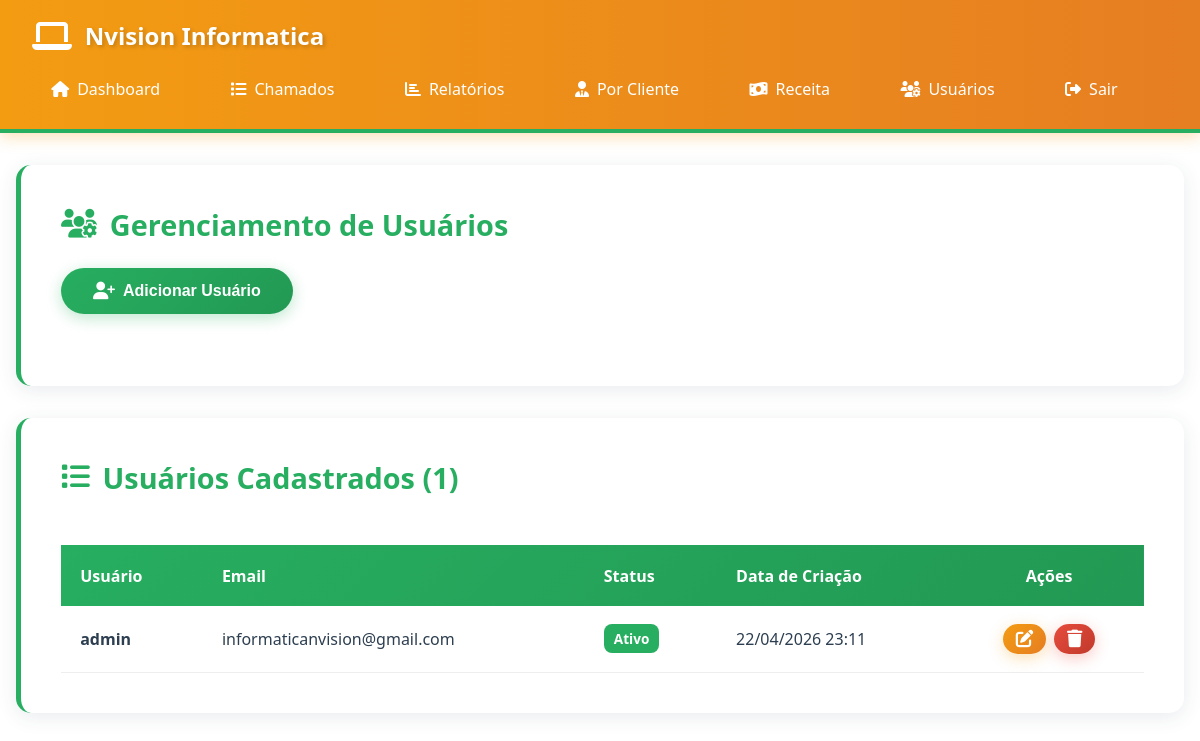
Screenshot of /admin/usuarios (signed in) with the database file from the repository.
### database.py (models this page shows, shortened)
class Usuario(db.Model):
    __tablename__ = 'usuarios'
    id = db.Column(db.Integer, primary_key=True)
    usuario = db.Column(db.String(100), nullable=False, unique=True)
    email = db.Column(db.String(150), nullable=False, unique=True)
    senha_hash = db.Column(db.String(255), nullable=False)
    ativo = db.Column(db.Boolean, default=True)
    data_criacao = db.Column(db.DateTime, nullable=False, default=datetime.now)

### app.py (the view)
@app.route('/admin/usuarios')
@login_obrigatorio
def listar_usuarios():
    usuarios = Usuario.query.all()
    return render_template('admin_usuarios.html', usuarios=usuarios)

### app.py (called while the page is built)
def login_obrigatorio(f):
    @wraps(f)
    def decorated_function(*args, **kwargs):
        if 'usuario_id' not in session:
            return redirect(url_for('login'))
        return f(*args, **kwargs)
    return decorated_function

### templates/admin_usuarios.html (shortened to what this page needs)
{% extends "base.html" %}
{% block content %}
<div class="card">
    <h2><i class="fas fa-users-cog"></i> Gerenciamento de Usuários</h2>
    <div style="margin-bottom: 2rem;">
        <button class="btn" onclick="abrirAdicionarUsuario()"><i class="fas fa-user-plus"></i> Adicionar Usuário</button>
    </div>
</div>
<div class="card">
    <h2><i class="fas fa-list"></i> Usuários Cadastrados ({{ usuarios|length }})</h2>
    {% if usuarios %}
        <div style="overflow-x: auto;">
            <table>
                <thead>
                    <tr>
                        <th>Usuário</th>
                        <th>Email</th>
                        <th>Status</th>
                        <th>Data de Criação</th>
                        <th style="text-align: center;">Ações</th>
                    </tr>
                </thead>
                <tbody>
                    {% for usuario in usuarios %}
                    <tr>
                        <td><strong>{{ usuario.usuario }}</strong></td>
                        <td>{{ usuario.email }}</td>
                        <td>
                            {% if usuario.ativo %}
                                <span class="badge" style="background: #27ae60; color: white; padding: 5px 10px; border-radius: 8px;">Ativo</span>
                            {% else %}
                                <span class="badge" style="background: #95a5a6; color: white; padding: 5px 10px; border-radius: 8px;">Inativo</span>
                            {% endif %}
                        </td>
                        <td>{{ usuario.data_criacao.strftime('%d/%m/%Y %H:%M') }}</td>
                        <td style="text-align: center;">
                            <button class="btn btn-warning" onclick="abrirEditar({{ usuario.id }})" style="padding: 0.4rem 0.8rem; font-size: 0.8rem; margin: 2px;"><i class="fas fa-edit"></i></button>
                            <button class="btn btn-danger" onclick="deletarUsuario({{ usuario.id }})" style="padding: 0.4rem 0.8rem; font-size: 0.8rem; margin: 2px;"><i class="fas fa-trash"></i></button>
                        </td>
                    </tr>
                    {% endfor %}
                </tbody>
            </table>
        </div>
    {% else %}
        <p style="text-align: center; padding: 2rem; color: #999;">Nenhum usuário cadastrado.</p>
    {% endif %}
</div>
{% endblock %}

### templates/base.html (style rules this page uses)
* { margin: 0; padding: 0; box-sizing: border-box; }
:root { --success: #27ae60; --danger: #e74c3c; --warning: #f39c12; --primary: #27ae60; --primary-dark: #229954; --secondary: #e74c3c; --accent: #f39c12; --dark: #2c3e50; --light: #ecf0f1; --text: #2c3e50; }
body { font-family: 'Segoe UI', 'Helvetica Neue', sans-serif; background: #ffffff; min-height: 100vh; color: var(--text); overflow-x: hidden; }
.card { background: white; border-radius: 15px; padding: 2.5rem; box-shadow: 0 4px 20px rgba(44, 62, 80, 0.1); margin-bottom: 2rem; border-left: 5px solid #27ae60; transition: transform 0.3s, box-shadow 0.3s; }
.card h2 { color: #27ae60; font-size: 1.8rem; margin-bottom: 1.5rem; display: flex; align-items: center; gap: 0.8rem; }
.btn { display: inline-block; padding: 0.9rem 2rem; background: linear-gradient(135deg, #27ae60, #229954); color: white; text-decoration: none; border-radius: 25px; border: none; cursor: pointer; transition: all 0.3s; font-size: 1rem; font-weight: bold; box-shadow: 0 4px 15px rgba(39, 174, 96, 0.3); display: inline-flex; align-items: center; gap: 0.5rem; }
.btn i { font-size: 1.1rem; }
.btn-danger { background: linear-gradient(135deg, #e74c3c, #c0392b); box-shadow: 0 4px 15px rgba(231, 76, 60, 0.3); }
.btn-warning { background: linear-gradient(135deg, #f39c12, #e67e22); box-shadow: 0 4px 15px rgba(243, 156, 18, 0.3); }
table { width: 100%; border-collapse: collapse; margin-top: 1.5rem; }
table thead { background: linear-gradient(135deg, #27ae60 0%, #229954 100%); color: white; }
table th { padding: 1.2rem; text-align: left; font-weight: 600; }
table td { padding: 1rem 1.2rem; border-bottom: 1px solid #eee; }
table tbody tr { transition: all 0.3s; }
.badge { display: inline-block; padding: 0.5rem 1rem; border-radius: 20px; font-size: 0.85rem; font-weight: bold; display: inline-flex; align-items: center; gap: 0.4rem; }

### rows the page displays
Usuario: usuario "admin", email "informaticanvision@gmail.com", ativo "Ativo", data_criacao "22/04/2026 23:11"

### other values shown
{{ usuarios|length }} "1"
